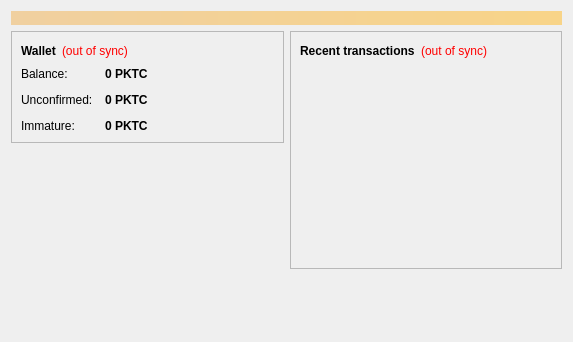
<?xml version="1.0" encoding="UTF-8"?>
<ui version="4.0">
 <class>OverviewPage</class>
 <widget class="QWidget" name="OverviewPage">
  <property name="geometry">
   <rect>
    <x>0</x>
    <y>0</y>
    <width>573</width>
    <height>342</height>
   </rect>
  </property>
  <property name="windowTitle">
   <string>Form</string>
  </property>
  <layout class="QVBoxLayout" name="topLayout">
   <item>
    <widget class="QLabel" name="labelAlerts">
     <property name="visible">
      <bool>false</bool>
     </property>
     <property name="styleSheet">
      <string notr="true">background-color: qlineargradient(x1: 0, y1: 0, x2: 1, y2: 0, stop:0 #F0D0A0, stop:1 #F8D488); color:#000000;</string>
     </property>
     <property name="wordWrap">
      <bool>true</bool>
     </property>
     <property name="margin">
      <number>3</number>
     </property>
    </widget>
   </item>
   <item>
    <layout class="QHBoxLayout" name="horizontalLayout" stretch="1,1">
     <item>
      <layout class="QVBoxLayout" name="verticalLayout_2">
       <item>
        <widget class="QFrame" name="frame">
         <property name="frameShape">
          <enum>QFrame::StyledPanel</enum>
         </property>
         <property name="frameShadow">
          <enum>QFrame::Raised</enum>
         </property>
         <layout class="QVBoxLayout" name="verticalLayout_4">
          <item>
           <layout class="QHBoxLayout" name="horizontalLayout_4">
            <item>
             <widget class="QLabel" name="label_5">
              <property name="font">
               <font>
                <weight>75</weight>
                <bold>true</bold>
               </font>
              </property>
              <property name="text">
               <string>Wallet</string>
              </property>
             </widget>
            </item>
            <item>
             <widget class="QLabel" name="labelWalletStatus">
              <property name="toolTip">
               <string>The displayed information may be out of date. Your wallet automatically synchronizes with the Pktcoin network after a connection is established, but this process has not completed yet.</string>
              </property>
              <property name="styleSheet">
               <string notr="true">QLabel { color: red; }</string>
              </property>
              <property name="text">
               <string notr="true">(out of sync)</string>
              </property>
              <property name="alignment">
               <set>Qt::AlignLeading|Qt::AlignLeft|Qt::AlignVCenter</set>
              </property>
             </widget>
            </item>
            <item>
             <spacer name="horizontalSpacer_2">
              <property name="orientation">
               <enum>Qt::Horizontal</enum>
              </property>
              <property name="sizeHint" stdset="0">
               <size>
                <width>40</width>
                <height>20</height>
               </size>
              </property>
             </spacer>
            </item>
           </layout>
          </item>
          <item>
           <layout class="QFormLayout" name="formLayout_2">
            <property name="fieldGrowthPolicy">
             <enum>QFormLayout::AllNonFixedFieldsGrow</enum>
            </property>
            <property name="horizontalSpacing">
             <number>12</number>
            </property>
            <property name="verticalSpacing">
             <number>12</number>
            </property>
            <item row="0" column="0">
             <widget class="QLabel" name="label">
              <property name="text">
               <string>Balance:</string>
              </property>
             </widget>
            </item>
            <item row="0" column="1">
             <widget class="QLabel" name="labelBalance">
              <property name="font">
               <font>
                <weight>75</weight>
                <bold>true</bold>
               </font>
              </property>
              <property name="cursor">
               <cursorShape>IBeamCursor</cursorShape>
              </property>
              <property name="toolTip">
               <string>Your current balance</string>
              </property>
              <property name="text">
               <string notr="true">0 PKTC</string>
              </property>
              <property name="textInteractionFlags">
               <set>Qt::LinksAccessibleByMouse|Qt::TextSelectableByKeyboard|Qt::TextSelectableByMouse</set>
              </property>
             </widget>
            </item>
            <item row="1" column="0">
             <widget class="QLabel" name="label_3">
              <property name="text">
               <string>Unconfirmed:</string>
              </property>
             </widget>
            </item>
            <item row="1" column="1">
             <widget class="QLabel" name="labelUnconfirmed">
              <property name="font">
               <font>
                <weight>75</weight>
                <bold>true</bold>
               </font>
              </property>
              <property name="cursor">
               <cursorShape>IBeamCursor</cursorShape>
              </property>
              <property name="toolTip">
               <string>Total of transactions that have yet to be confirmed, and do not yet count toward the current balance</string>
              </property>
              <property name="text">
               <string notr="true">0 PKTC</string>
              </property>
              <property name="textInteractionFlags">
               <set>Qt::LinksAccessibleByMouse|Qt::TextSelectableByKeyboard|Qt::TextSelectableByMouse</set>
              </property>
             </widget>
            </item>
            <item row="2" column="0">
             <widget class="QLabel" name="labelImmatureText">
              <property name="text">
               <string>Immature:</string>
              </property>
             </widget>
            </item>
            <item row="2" column="1">
             <widget class="QLabel" name="labelImmature">
              <property name="font">
               <font>
                <weight>75</weight>
                <bold>true</bold>
               </font>
              </property>
              <property name="toolTip">
               <string>Mined balance that has not yet matured</string>
              </property>
              <property name="text">
               <string notr="true">0 PKTC</string>
              </property>
              <property name="textInteractionFlags">
               <set>Qt::LinksAccessibleByMouse|Qt::TextSelectableByKeyboard|Qt::TextSelectableByMouse</set>
              </property>
             </widget>
            </item>
           </layout>
          </item>
         </layout>
        </widget>
       </item>
       <item>
        <spacer name="verticalSpacer">
         <property name="orientation">
          <enum>Qt::Vertical</enum>
         </property>
         <property name="sizeHint" stdset="0">
          <size>
           <width>20</width>
           <height>40</height>
          </size>
         </property>
        </spacer>
       </item>
      </layout>
     </item>
     <item>
      <layout class="QVBoxLayout" name="verticalLayout_3">
       <item>
        <widget class="QFrame" name="frame_2">
         <property name="frameShape">
          <enum>QFrame::StyledPanel</enum>
         </property>
         <property name="frameShadow">
          <enum>QFrame::Raised</enum>
         </property>
         <layout class="QVBoxLayout" name="verticalLayout">
          <item>
           <layout class="QHBoxLayout" name="horizontalLayout_2">
            <item>
             <widget class="QLabel" name="label_4">
              <property name="text">
               <string>&lt;b&gt;Recent transactions&lt;/b&gt;</string>
              </property>
             </widget>
            </item>
            <item>
             <widget class="QLabel" name="labelTransactionsStatus">
              <property name="toolTip">
               <string>The displayed information may be out of date. Your wallet automatically synchronizes with the Pktcoin network after a connection is established, but this process has not completed yet.</string>
              </property>
              <property name="styleSheet">
               <string notr="true">QLabel { color: red; }</string>
              </property>
              <property name="text">
               <string notr="true">(out of sync)</string>
              </property>
              <property name="alignment">
               <set>Qt::AlignRight|Qt::AlignTrailing|Qt::AlignVCenter</set>
              </property>
             </widget>
            </item>
            <item>
             <spacer name="horizontalSpacer">
              <property name="orientation">
               <enum>Qt::Horizontal</enum>
              </property>
              <property name="sizeHint" stdset="0">
               <size>
                <width>40</width>
                <height>20</height>
               </size>
              </property>
             </spacer>
            </item>
           </layout>
          </item>
          <item>
           <widget class="QListView" name="listTransactions">
            <property name="styleSheet">
             <string notr="true">QListView { background: transparent; }</string>
            </property>
            <property name="frameShape">
             <enum>QFrame::NoFrame</enum>
            </property>
            <property name="verticalScrollBarPolicy">
             <enum>Qt::ScrollBarAlwaysOff</enum>
            </property>
            <property name="horizontalScrollBarPolicy">
             <enum>Qt::ScrollBarAlwaysOff</enum>
            </property>
            <property name="selectionMode">
             <enum>QAbstractItemView::NoSelection</enum>
            </property>
           </widget>
          </item>
         </layout>
        </widget>
       </item>
       <item>
        <spacer name="verticalSpacer_2">
         <property name="orientation">
          <enum>Qt::Vertical</enum>
         </property>
         <property name="sizeHint" stdset="0">
          <size>
           <width>20</width>
           <height>40</height>
          </size>
         </property>
        </spacer>
       </item>
      </layout>
     </item>
    </layout>
   </item>
  </layout>
 </widget>
 <resources/>
 <connections/>
</ui>
